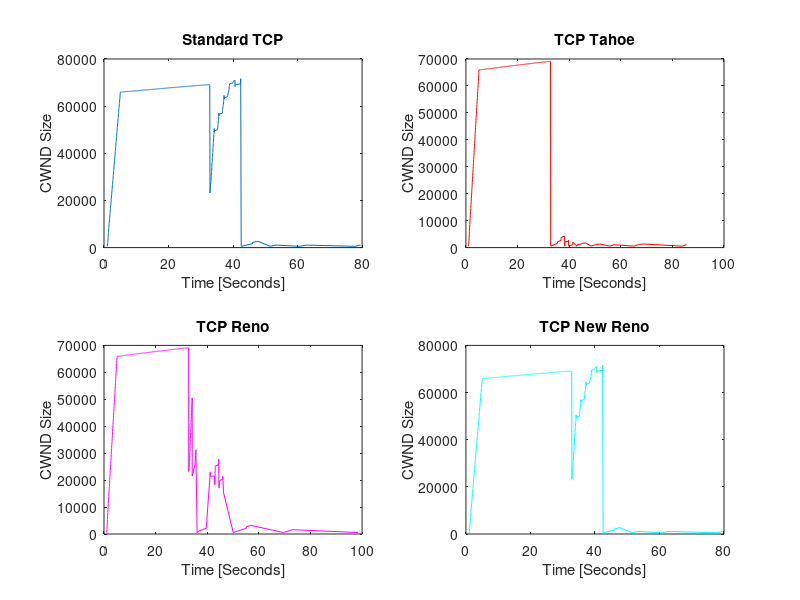

Write MATLAB code to recreate this figure.
reno = importdata('reno.csv')
tahoe = importdata('tahoe.csv')
std = importdata('std.csv')
newReno = importdata('newReno.csv')

figure(1);
subplot(221)
plot(std(:,1), std(:,2));
title('Standard TCP');
xlabel('Time [Seconds]')
ylabel('CWND Size');
subplot(222)
plot(tahoe(:,1), tahoe(:,2),'r');
xlabel('Time [Seconds]')
ylabel('CWND Size');
title('TCP Tahoe');
subplot(223)
plot(reno(:,1), reno(:,2),'m')
xlabel('Time [Seconds]')
title('TCP Reno');
ylabel('CWND Size');
subplot(224)
plot(newReno(:,1), newReno(:,2),'c')
xlabel('Time [Seconds]')
title('TCP New Reno');
ylabel('CWND Size');
